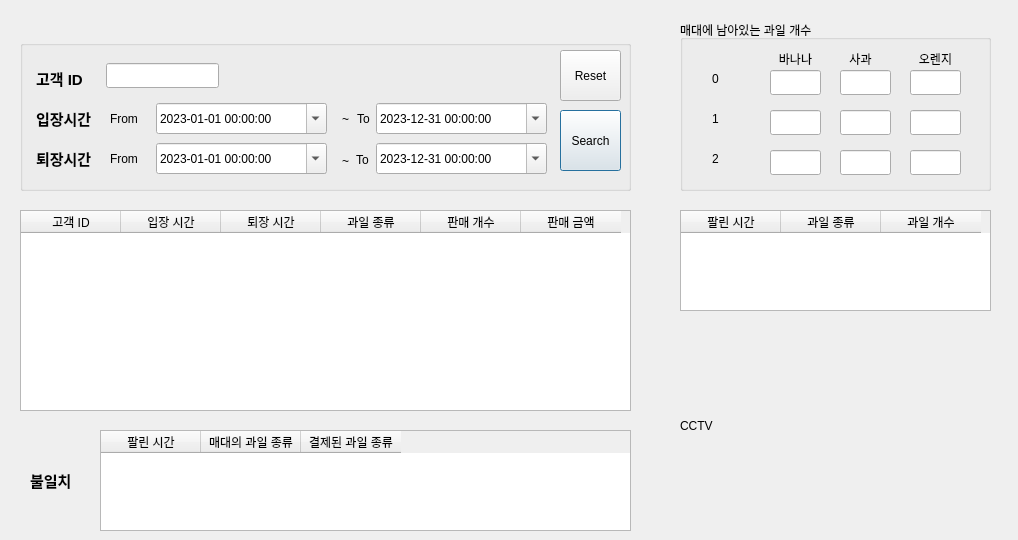
<?xml version="1.0" encoding="UTF-8"?>
<ui version="4.0">
 <class>Dialog</class>
 <widget class="QDialog" name="Dialog">
  <property name="geometry">
   <rect>
    <x>0</x>
    <y>0</y>
    <width>1018</width>
    <height>540</height>
   </rect>
  </property>
  <property name="windowTitle">
   <string>Dialog</string>
  </property>
  <widget class="QGroupBox" name="stand">
   <property name="geometry">
    <rect>
     <x>680</x>
     <y>20</y>
     <width>311</width>
     <height>171</height>
    </rect>
   </property>
   <property name="title">
    <string>매대에 남아있는 과일 개수</string>
   </property>
   <widget class="QLineEdit" name="apple_0">
    <property name="geometry">
     <rect>
      <x>90</x>
      <y>50</y>
      <width>51</width>
      <height>25</height>
     </rect>
    </property>
    <property name="readOnly">
     <bool>true</bool>
    </property>
   </widget>
   <widget class="QLineEdit" name="banana_0">
    <property name="geometry">
     <rect>
      <x>90</x>
      <y>90</y>
      <width>51</width>
      <height>25</height>
     </rect>
    </property>
    <property name="readOnly">
     <bool>true</bool>
    </property>
   </widget>
   <widget class="QLineEdit" name="orange_0">
    <property name="geometry">
     <rect>
      <x>90</x>
      <y>130</y>
      <width>51</width>
      <height>25</height>
     </rect>
    </property>
    <property name="readOnly">
     <bool>true</bool>
    </property>
   </widget>
   <widget class="QLabel" name="apple_label">
    <property name="geometry">
     <rect>
      <x>160</x>
      <y>30</y>
      <width>41</width>
      <height>17</height>
     </rect>
    </property>
    <property name="text">
     <string>사과</string>
    </property>
    <property name="alignment">
     <set>Qt::AlignCenter</set>
    </property>
   </widget>
   <widget class="QLabel" name="banana_label">
    <property name="geometry">
     <rect>
      <x>90</x>
      <y>30</y>
      <width>51</width>
      <height>17</height>
     </rect>
    </property>
    <property name="text">
     <string>바나나</string>
    </property>
    <property name="alignment">
     <set>Qt::AlignCenter</set>
    </property>
   </widget>
   <widget class="QLabel" name="orange_label">
    <property name="geometry">
     <rect>
      <x>230</x>
      <y>30</y>
      <width>51</width>
      <height>17</height>
     </rect>
    </property>
    <property name="text">
     <string>오렌지</string>
    </property>
    <property name="alignment">
     <set>Qt::AlignCenter</set>
    </property>
   </widget>
   <widget class="QLineEdit" name="orange_1">
    <property name="geometry">
     <rect>
      <x>160</x>
      <y>130</y>
      <width>51</width>
      <height>25</height>
     </rect>
    </property>
    <property name="readOnly">
     <bool>true</bool>
    </property>
   </widget>
   <widget class="QLineEdit" name="apple_1">
    <property name="geometry">
     <rect>
      <x>160</x>
      <y>50</y>
      <width>51</width>
      <height>25</height>
     </rect>
    </property>
    <property name="readOnly">
     <bool>true</bool>
    </property>
   </widget>
   <widget class="QLineEdit" name="banana_1">
    <property name="geometry">
     <rect>
      <x>160</x>
      <y>90</y>
      <width>51</width>
      <height>25</height>
     </rect>
    </property>
    <property name="readOnly">
     <bool>true</bool>
    </property>
   </widget>
   <widget class="QLineEdit" name="orange_2">
    <property name="geometry">
     <rect>
      <x>230</x>
      <y>130</y>
      <width>51</width>
      <height>25</height>
     </rect>
    </property>
    <property name="readOnly">
     <bool>true</bool>
    </property>
   </widget>
   <widget class="QLineEdit" name="apple_2">
    <property name="geometry">
     <rect>
      <x>230</x>
      <y>50</y>
      <width>51</width>
      <height>25</height>
     </rect>
    </property>
    <property name="readOnly">
     <bool>true</bool>
    </property>
   </widget>
   <widget class="QLineEdit" name="banana_2">
    <property name="geometry">
     <rect>
      <x>230</x>
      <y>90</y>
      <width>51</width>
      <height>25</height>
     </rect>
    </property>
    <property name="readOnly">
     <bool>true</bool>
    </property>
   </widget>
   <widget class="QLabel" name="stand_0">
    <property name="geometry">
     <rect>
      <x>10</x>
      <y>50</y>
      <width>51</width>
      <height>17</height>
     </rect>
    </property>
    <property name="text">
     <string>0</string>
    </property>
    <property name="alignment">
     <set>Qt::AlignCenter</set>
    </property>
   </widget>
   <widget class="QLabel" name="stand_1">
    <property name="geometry">
     <rect>
      <x>10</x>
      <y>90</y>
      <width>51</width>
      <height>17</height>
     </rect>
    </property>
    <property name="text">
     <string>1</string>
    </property>
    <property name="alignment">
     <set>Qt::AlignCenter</set>
    </property>
   </widget>
   <widget class="QLabel" name="stand_2">
    <property name="geometry">
     <rect>
      <x>10</x>
      <y>130</y>
      <width>51</width>
      <height>17</height>
     </rect>
    </property>
    <property name="text">
     <string>2</string>
    </property>
    <property name="alignment">
     <set>Qt::AlignCenter</set>
    </property>
   </widget>
  </widget>
  <widget class="QGroupBox" name="customer_area">
   <property name="geometry">
    <rect>
     <x>20</x>
     <y>40</y>
     <width>611</width>
     <height>151</height>
    </rect>
   </property>
   <property name="title">
    <string/>
   </property>
   <widget class="QLabel" name="customer_id_label">
    <property name="geometry">
     <rect>
      <x>16</x>
      <y>23</y>
      <width>56</width>
      <height>31</height>
     </rect>
    </property>
    <property name="font">
     <font>
      <pointsize>11</pointsize>
      <weight>75</weight>
      <bold>true</bold>
     </font>
    </property>
    <property name="text">
     <string>고객 ID</string>
    </property>
   </widget>
   <widget class="QLabel" name="out_time_label">
    <property name="geometry">
     <rect>
      <x>16</x>
      <y>103</y>
      <width>56</width>
      <height>31</height>
     </rect>
    </property>
    <property name="font">
     <font>
      <pointsize>11</pointsize>
      <weight>75</weight>
      <bold>true</bold>
     </font>
    </property>
    <property name="text">
     <string>퇴장시간</string>
    </property>
   </widget>
   <widget class="QLabel" name="waveLabel_1">
    <property name="geometry">
     <rect>
      <x>322</x>
      <y>70</y>
      <width>16</width>
      <height>17</height>
     </rect>
    </property>
    <property name="text">
     <string>~</string>
    </property>
   </widget>
   <widget class="QLabel" name="in_time_from_label">
    <property name="geometry">
     <rect>
      <x>90</x>
      <y>70</y>
      <width>36</width>
      <height>17</height>
     </rect>
    </property>
    <property name="text">
     <string>From</string>
    </property>
   </widget>
   <widget class="QLabel" name="updateTimeToLabel">
    <property name="geometry">
     <rect>
      <x>337</x>
      <y>70</y>
      <width>17</width>
      <height>17</height>
     </rect>
    </property>
    <property name="text">
     <string>To</string>
    </property>
   </widget>
   <widget class="QLabel" name="out_time_to_label">
    <property name="geometry">
     <rect>
      <x>336</x>
      <y>109</y>
      <width>20</width>
      <height>21</height>
     </rect>
    </property>
    <property name="text">
     <string>To</string>
    </property>
   </widget>
   <widget class="QLabel" name="out_timefrom_label">
    <property name="geometry">
     <rect>
      <x>90</x>
      <y>108</y>
      <width>36</width>
      <height>21</height>
     </rect>
    </property>
    <property name="text">
     <string>From</string>
    </property>
   </widget>
   <widget class="QLabel" name="in_time_label">
    <property name="geometry">
     <rect>
      <x>16</x>
      <y>63</y>
      <width>56</width>
      <height>31</height>
     </rect>
    </property>
    <property name="font">
     <font>
      <pointsize>11</pointsize>
      <weight>75</weight>
      <bold>true</bold>
     </font>
    </property>
    <property name="text">
     <string>입장시간</string>
    </property>
   </widget>
   <widget class="QLabel" name="waveLabel_2">
    <property name="geometry">
     <rect>
      <x>322</x>
      <y>112</y>
      <width>16</width>
      <height>17</height>
     </rect>
    </property>
    <property name="text">
     <string>~</string>
    </property>
   </widget>
   <widget class="QDateTimeEdit" name="in_time_start">
    <property name="geometry">
     <rect>
      <x>136</x>
      <y>63</y>
      <width>171</width>
      <height>31</height>
     </rect>
    </property>
    <property name="dateTime">
     <datetime>
      <hour>0</hour>
      <minute>0</minute>
      <second>0</second>
      <year>2023</year>
      <month>1</month>
      <day>1</day>
     </datetime>
    </property>
    <property name="displayFormat">
     <string>yyyy-MM-dd hh:mm:ss</string>
    </property>
    <property name="calendarPopup">
     <bool>true</bool>
    </property>
   </widget>
   <widget class="QDateTimeEdit" name="out_time_start">
    <property name="geometry">
     <rect>
      <x>136</x>
      <y>103</y>
      <width>171</width>
      <height>31</height>
     </rect>
    </property>
    <property name="dateTime">
     <datetime>
      <hour>0</hour>
      <minute>0</minute>
      <second>0</second>
      <year>2023</year>
      <month>1</month>
      <day>1</day>
     </datetime>
    </property>
    <property name="displayFormat">
     <string>yyyy-MM-dd hh:mm:ss</string>
    </property>
    <property name="calendarPopup">
     <bool>true</bool>
    </property>
   </widget>
   <widget class="QDateTimeEdit" name="in_time_end">
    <property name="geometry">
     <rect>
      <x>356</x>
      <y>63</y>
      <width>171</width>
      <height>31</height>
     </rect>
    </property>
    <property name="dateTime">
     <datetime>
      <hour>0</hour>
      <minute>0</minute>
      <second>0</second>
      <year>2023</year>
      <month>12</month>
      <day>31</day>
     </datetime>
    </property>
    <property name="displayFormat">
     <string>yyyy-MM-dd hh:mm:ss</string>
    </property>
    <property name="calendarPopup">
     <bool>true</bool>
    </property>
   </widget>
   <widget class="QDateTimeEdit" name="out_time_end">
    <property name="geometry">
     <rect>
      <x>356</x>
      <y>103</y>
      <width>171</width>
      <height>31</height>
     </rect>
    </property>
    <property name="dateTime">
     <datetime>
      <hour>0</hour>
      <minute>0</minute>
      <second>0</second>
      <year>2023</year>
      <month>12</month>
      <day>31</day>
     </datetime>
    </property>
    <property name="displayFormat">
     <string>yyyy-MM-dd hh:mm:ss</string>
    </property>
    <property name="calendarPopup">
     <bool>true</bool>
    </property>
   </widget>
   <widget class="QLineEdit" name="customer_id">
    <property name="geometry">
     <rect>
      <x>86</x>
      <y>23</y>
      <width>113</width>
      <height>25</height>
     </rect>
    </property>
   </widget>
   <widget class="QPushButton" name="search_btn">
    <property name="geometry">
     <rect>
      <x>540</x>
      <y>70</y>
      <width>61</width>
      <height>61</height>
     </rect>
    </property>
    <property name="text">
     <string>Search</string>
    </property>
   </widget>
   <widget class="QPushButton" name="reset_btn">
    <property name="geometry">
     <rect>
      <x>540</x>
      <y>10</y>
      <width>61</width>
      <height>51</height>
     </rect>
    </property>
    <property name="text">
     <string>Reset</string>
    </property>
   </widget>
  </widget>
  <widget class="QTableWidget" name="table">
   <property name="geometry">
    <rect>
     <x>20</x>
     <y>210</y>
     <width>611</width>
     <height>201</height>
    </rect>
   </property>
   <attribute name="horizontalHeaderVisible">
    <bool>true</bool>
   </attribute>
   <attribute name="verticalHeaderVisible">
    <bool>false</bool>
   </attribute>
   <column>
    <property name="text">
     <string>고객 ID</string>
    </property>
   </column>
   <column>
    <property name="text">
     <string>입장 시간</string>
    </property>
   </column>
   <column>
    <property name="text">
     <string>퇴장 시간</string>
    </property>
   </column>
   <column>
    <property name="text">
     <string>과일 종류</string>
    </property>
   </column>
   <column>
    <property name="text">
     <string>판매 개수</string>
    </property>
   </column>
   <column>
    <property name="text">
     <string>판매 금액</string>
    </property>
   </column>
  </widget>
  <widget class="QTableWidget" name="table_2">
   <property name="geometry">
    <rect>
     <x>680</x>
     <y>210</y>
     <width>311</width>
     <height>101</height>
    </rect>
   </property>
   <attribute name="horizontalHeaderVisible">
    <bool>true</bool>
   </attribute>
   <attribute name="verticalHeaderVisible">
    <bool>false</bool>
   </attribute>
   <column>
    <property name="text">
     <string>팔린 시간</string>
    </property>
   </column>
   <column>
    <property name="text">
     <string>과일 종류</string>
    </property>
   </column>
   <column>
    <property name="text">
     <string>과일 개수</string>
    </property>
   </column>
  </widget>
  <widget class="QLabel" name="dismatch_label">
   <property name="geometry">
    <rect>
     <x>30</x>
     <y>470</y>
     <width>41</width>
     <height>20</height>
    </rect>
   </property>
   <property name="font">
    <font>
     <pointsize>11</pointsize>
     <weight>75</weight>
     <bold>true</bold>
    </font>
   </property>
   <property name="text">
    <string>불일치</string>
   </property>
  </widget>
  <widget class="QLabel" name="window">
   <property name="geometry">
    <rect>
     <x>680</x>
     <y>330</y>
     <width>311</width>
     <height>191</height>
    </rect>
   </property>
   <property name="text">
    <string>CCTV</string>
   </property>
  </widget>
  <widget class="QTableWidget" name="table_3">
   <property name="geometry">
    <rect>
     <x>100</x>
     <y>430</y>
     <width>531</width>
     <height>101</height>
    </rect>
   </property>
   <attribute name="horizontalHeaderVisible">
    <bool>true</bool>
   </attribute>
   <attribute name="verticalHeaderVisible">
    <bool>false</bool>
   </attribute>
   <column>
    <property name="text">
     <string>팔린 시간</string>
    </property>
   </column>
   <column>
    <property name="text">
     <string>매대의 과일 종류</string>
    </property>
   </column>
   <column>
    <property name="text">
     <string>결제된 과일 종류</string>
    </property>
   </column>
  </widget>
 </widget>
 <resources/>
 <connections/>
</ui>
